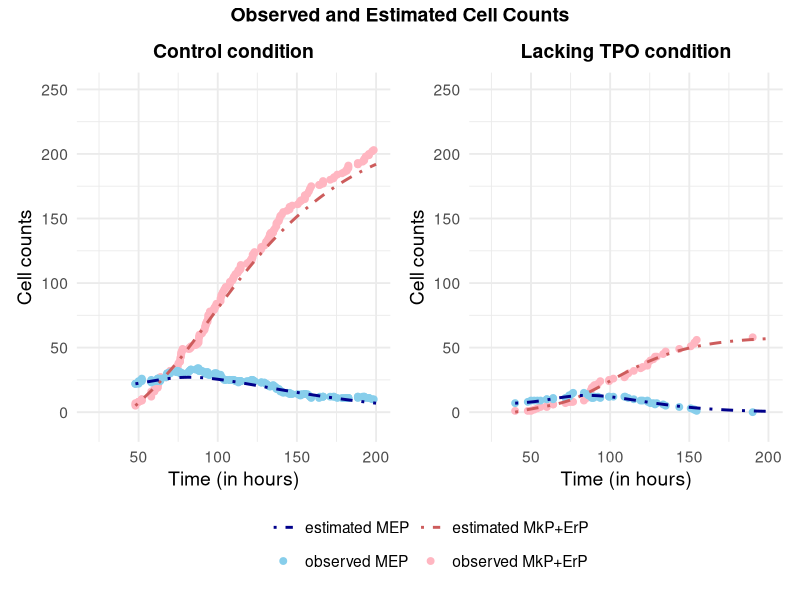

Source code (R):
library(tidyr)
library(dplyr)
library(ggplot2)
library(DEoptim)
library(patchwork)

### functions for estimation
log_likelihood_noduds_de <- function(params, data) {
  params <- as.numeric(params)
  names(params) <- c("u", "v", "c1", "c2", "m1", "m2")
  
  # Reparameterization
  u <- params["u"]
  v <- params["v"]
  
  p1 <- u
  p2 <- (1 - u) * v
  
  c1 <- params["c1"]; c2 <- params["c2"]
  m1 <- params["m1"]; m2 <- params["m2"]
  
  x <- as.numeric(data$X)
  t <- as.numeric(data$t)
  
  A <- p1 / (1 + c1 * (t - m1)^2)
  B <- p2 / (1 + c2 * (t - m2)^2)
  
  epsilon <- 1e-10
  C <- pmax(1 - A - B, epsilon)
  
  ll <- sum(
    (x ==  1) * log(A + epsilon) +
      (x ==  0) * log(B + epsilon) +
      (x == -1) * log(C)
  )
  
  return(-ll)
}

r_estimator <- function(data){
  Si <- data$Si
  deltat <- data$deltat
  n <- nrow(data)
  r <- n/(sum(Si*deltat))
  return(r)
}

### functions for prediction
int.p.func <- function(t, p, c, m) {
  (p / sqrt(c)) * (atan(sqrt(c) * (t - m)) + atan(sqrt(c) * m))
}

make_expected_noduds_data <- function(time.input,
                                      p1.true, c1.true, m1.true,
                                      p2.true, c2.true, m2.true,
                                      # p4.true, c4.true, m4.true,
                                      s0.true, r.true) {
  p1.func <- function(t){
    p1.prob <- p1.true/(1+c1.true*(t-m1.true)^2)
    return(p1.prob)
  }
  
  p2.func <- function(t){
    p2.prob <- p2.true/(1+c2.true*(t-m2.true)^2)
    return(p2.prob)
  }
  
  p3.func <- function(t){
    # p3.prob <- 1- p1.true/(1+c1.true*(t-m1.true)^2)-p2.true/(1+c2.true*(t-m2.true)^2) - p4.true/(1+c4.true*(t-m4.true)^2)
    p3.prob <-1- p1.true/(1+c1.true*(t-m1.true)^2)-p2.true/(1+c2.true*(t-m2.true)^2)
    return(p3.prob)
  }
  
  int.p1 <- function(t) int.p.func(t, p1.true, c1.true, m1.true)
  int.p2 <- function(t) int.p.func(t, p2.true, c2.true, m2.true)
  # int.p4 <- function(t) int.p.func(t, p4.true, c4.true, m4.true)
  
  int.p3 <- function(t) {
    # t - int.p1(t) - int.p2(t) - int.p4(t)
    t - int.p1(t) - int.p2(t)
  }
  
  sc.mean <- function(t) {
    s0.true * exp(r.true * (int.p1(t) - int.p3(t)))
  }
  
  sc.var.bp <- function(t) {
    A <- exp(2 * r.true * (int.p1(t) - int.p3(t)))

    integrand_B <- function(x) {
      (p1.func(x) + p3.func(x)) *
        exp(-r.true * (int.p1(x) - int.p3(x)))
    }

    B <- integrate(integrand_B, lower = 0, upper = t)$value
    s0.true * r.true * A * B
  }
  ec.mean <- function(t){
    integrand <- function(x){
      (p2.func(x) + 2 * p3.func(x))* exp(r.true * (int.p1(x) - int.p3(x)))
    }
    out <- integrate(integrand, lower = 0, upper = t)$value
    return(out*s0.true*r.true)
  }
  
  data.frame(
    time = time.input,
    sc.mean = sapply(time.input, sc.mean),
    sc.var.bp = sapply(time.input, sc.var.bp),
    ec.mean = sapply(time.input, ec.mean)
  )
}

simulate_markov <- function(
    reps = 100,
    p1, p2, p4,
    c1, c2, c4,
    m1, m2, m4,
    s0 = 200,
    r = 0.2,
    min_p_t = 1e-4,
    max_it = 50000,
    t_max = 100,
    seed = NULL
) {
  if (!is.null(seed)) set.seed(seed)
  
  f_t <- function(t, c, m) 1 / (1 + c * (t - m)^2)
  
  probs_t <- function(t) {
    f1 <- f_t(t, c1, m1)
    f2 <- f_t(t, c2, m2)
    f4 <- f_t(t, c4, m4)
    
    p1t <- p1 * f1
    p2t <- p2 * f2
    p4t <- p4 * f4
    p3t <- 1 - p1t - p2t - p4t
    
    p3t <- pmax(p3t, 0)
    
    probs <- c(p1t, p2t, p3t, p4t)
    
    s <- sum(probs)
    if (s <= 0) stop("All transition probabilities zero — invalid parameters.")
    if (s != 1) probs <- probs / s
    
    # avoid extremely small values
    probs[probs < min_p_t] <- 0
    probs <- probs / sum(probs)
    
    probs
  }
  
  all_out <- list()
  idx <- 1
  
  for (rep_i in 1:reps) {
    
    sc <- s0
    ec <- 0
    dc <- 0
    t <- 0
    itnum <- 0
    
    sc_steps <- sc
    ec_steps <- ec
    dc_steps <- dc
    time_steps <- t
    
    while (sc > 0) {
      
      itnum <- itnum + 1
      if (itnum > max_it || t > t_max) {
        warning("Stopped early: max_it or time bound exceeded")
        break
      }
      
      t <- t + rexp(1, rate = r * sc)
      
      probs <- probs_t(t)
      
      event <- sample(1:4, size = 1, prob = probs)
      
      if (event == 1) { sc <- sc + 1 }
      if (event == 2) { ec <- ec + 1 }
      if (event == 3) { sc <- sc - 1; ec <- ec + 2 }
      if (event == 4) { dc <- dc + 1 }
      
      sc_steps <- c(sc_steps, sc)
      ec_steps <- c(ec_steps, ec)
      dc_steps <- c(dc_steps, dc)
      time_steps <- c(time_steps, t)
    }
    
    all_out[[idx]] <- data.frame(
      reps = rep(rep_i, length(sc_steps)),
      time.steps = time_steps,
      sc.steps = sc_steps,
      ec.steps = ec_steps,
      dc.steps = dc_steps
    )
    idx <- idx + 1
  }
  
  do.call(rbind, all_out)
}

### for plotting
colors1 <- c("observed MkP+ErP" = "lightpink", "observed MEP" = "skyblue",
             "estimated MkP+ErP" = "indianred", "estimated MEP" = "darkblue")


###
###
###
mep_tpo_count <- read.csv("mep_tpo_count.csv")
mep_tpo_count <- mep_tpo_count[-c(1:4),]

mep_tpo_count$time_shift <- mep_tpo_count$time - min(mep_tpo_count$time)

### TPO
mep_tpo_fitdata <- data.frame(X = diff(mep_tpo_count$mep),
                              t = mep_tpo_count$time_shift[-1],
                              deltat = diff(mep_tpo_count$time_shift),
                              Si = mep_tpo_count$mep
                              [-length(mep_tpo_count$mep)])
head(mep_tpo_fitdata)
t_min <- min(mep_tpo_fitdata$t, 0)
t_max <- max(mep_tpo_fitdata$t, 100)
lower <- c(u = 1e-5, v = 1e-5, 
           c1 = 1e-5, c2 = 1e-5, 
           m1 = t_min, m2 = t_min)
upper <- c(u = 0.99999, v = 0.99999,
           c1 = 100, c2 = 100, 
           m1 = t_max, m2 = t_max)
set.seed(123)
DE_res <- DEoptim(
  fn = log_likelihood_noduds_de,
  lower = lower,
  upper = upper,
  data = mep_tpo_fitdata,
  DEoptim.control(NP = 150, itermax = 600, F = 0.9, CR = 0.8, strategy = 6,
                  trace = FALSE)
)
u_hat <- DE_res$optim$bestmem["u"]
v_hat <- DE_res$optim$bestmem["v"]

p1_hat <- u_hat
p2_hat <- (1 - u_hat) * v_hat

p1_hat; p2_hat

par.est <- DE_res$optim$bestmem
r.est <- r_estimator(mep_tpo_fitdata)
tpo.noduds.est <- c(p1_hat, p2_hat, par.est[3:6], r.est)
names(tpo.noduds.est) <- c("p1", "p2", "c1", "c2", "m1", "m2", "r")
tpo.noduds.est
tpo.noduds.est["p1"]; tpo.noduds.est["c1"]; tpo.noduds.est["m1"]
# 0.4560184 0.001138745 19.0687 
tpo.noduds.est["p2"]; tpo.noduds.est["c2"]; tpo.noduds.est["m2"]
# 0.5439761  0.0001757318  21.74811
tpo.noduds.est["r"]
# 0.04528165

mep_tpo_pred <- make_expected_noduds_data(time.input = seq(min(mep_tpo_count$time_shift), max(mep_tpo_count$time_shift+10), by = 0.1),
                                          p1.true = tpo.noduds.est["p1"],
                                          c1.true = tpo.noduds.est["c1"],
                                          m1.true = tpo.noduds.est["m1"],
                                          p2.true = tpo.noduds.est["p2"],
                                          c2.true = tpo.noduds.est["c2"],
                                          m2.true = tpo.noduds.est["m2"],
                                          s0.true = mep_tpo_count$mep[1],
                                          r.true = tpo.noduds.est["r"])

tpo_est_plot <- ggplot() +
  geom_point(data = mep_tpo_count, 
             aes(x = time_shift + min(time), y = daughter, col = "observed MkP+ErP"),
             pch = 19, size = 2) +
  geom_point(data = mep_tpo_count, 
             aes(x = time_shift+ min(time), y = mep, col = "observed MEP"),
             pch = 19, size = 2) +
  geom_line(data = mep_tpo_pred, 
            aes(x = time + min(mep_tpo_count$time), y = ec.mean, col = "estimated MkP+ErP"),
            linetype = 4, linewidth = 1) +
  geom_line(data = mep_tpo_pred, 
            aes(x = time + min(mep_tpo_count$time), y = sc.mean, col = "estimated MEP"),
            linetype = 4, linewidth = 1) +
  scale_y_continuous(limits = c(-10, 250)) +
  scale_x_continuous(limits = c(20, 200)) +
  labs(x = "Time (in hours)", y = "Cell counts", color = "",
       title = "Lacking TPO condition",
       # subtitle = "Observed and Estimated Cell Counts"
  )+
  scale_color_manual(values = colors1) +
  guides(color = guide_legend(nrow = 2, byrow = TRUE))+
  theme_minimal(base_size = 14) +
  theme(
    plot.title = element_text(face = "bold"),
    legend.title = element_blank(),
    legend.text.align = 0,
    legend.position = "bottom"
  )

##
##
mep_ctrl_count <- read.csv("mep_ctrl_count.csv")
mep_ctrl_count <- mep_ctrl_count[-c(1:14),]

mep_ctrl_count$time_shift <- mep_ctrl_count$time - min(mep_ctrl_count$time)

mep_ctrl_fitdata <- data.frame(X = diff(mep_ctrl_count$mep),
                               t = mep_ctrl_count$time_shift[-1],
                               deltat = diff(mep_ctrl_count$time_shift),
                               Si = mep_ctrl_count$mep
                               [-length(mep_ctrl_count$mep)])

head(mep_ctrl_fitdata)
t_min <- min(mep_ctrl_fitdata$t, 0)
t_max <- max(mep_ctrl_fitdata$t, 100)
lower <- c(u = 1e-5, v = 1e-5, 
           c1 = 1e-5, c2 = 1e-5, 
           m1 = t_min, m2 = t_min)
upper <- c(u = 0.99999, v = 0.99999,
           c1 = 1, c2 = 1, 
           m1 = t_max, m2 = t_max)
set.seed(124)
DE_res <- DEoptim(
  fn = log_likelihood_noduds_de,
  lower = lower,
  upper = upper,
  data = mep_ctrl_fitdata,
  DEoptim.control(NP = 150, itermax = 600, F = 0.9, CR = 0.8, strategy = 6,
                  trace = FALSE
  )
)

u_hat <- DE_res$optim$bestmem["u"]
v_hat <- DE_res$optim$bestmem["v"]

p1_hat <- u_hat
p2_hat <- (1 - u_hat) * v_hat

p1_hat; p2_hat

par.est <- DE_res$optim$bestmem
r.est <- r_estimator(mep_ctrl_fitdata)
par.est
r.est


ctrl.est <- c(p1_hat, p2_hat, par.est[3:6], r.est)
names(ctrl.est) <- c("p1", "p2", "c1", "c2", "m1", "m2", "r")

mep_ctrl_pred <- make_expected_noduds_data(time.input = seq(min(mep_ctrl_count$time_shift), max(mep_ctrl_count$time_shift+10), by = 0.1),
                                          p1.true = ctrl.est["p1"],
                                          c1.true = ctrl.est["c1"],
                                          m1.true = ctrl.est["m1"],
                                          p2.true = ctrl.est["p2"],
                                          c2.true = ctrl.est["c2"],
                                          m2.true = ctrl.est["m2"],
                                          s0.true = mep_ctrl_count$mep[1],
                                          r.true = ctrl.est["r"])

ctrl_est_plot <- ggplot() +
  geom_point(data = mep_ctrl_count, 
             aes(x = time_shift + min(time), y = daughter, col = "observed MkP+ErP"),
             pch = 19, size = 2) +
  geom_point(data = mep_ctrl_count, 
             aes(x = time_shift+ min(time), y = mep, col = "observed MEP"),
             pch = 19, size = 2) +
  geom_line(data = mep_ctrl_pred, 
            aes(x = time + min(mep_ctrl_count$time), y = ec.mean + mep_ctrl_count$daughter[1], col = "estimated MkP+ErP"),
            linetype = 4, linewidth = 1) +
  geom_line(data = mep_ctrl_pred, 
            aes(x = time + min(mep_ctrl_count$time), y = sc.mean, col = "estimated MEP"),
            linetype = 4, linewidth = 1) +
  scale_y_continuous(limits = c(-10, 250)) +
  scale_x_continuous(limits = c(20, 200)) +
  labs(x = "Time (in hours)", y = "Cell counts", color = "",
       title = "Control condition",
       # subtitle = "Observed and Expected Cell Counts"
  )+
  scale_color_manual(values = colors1) +
  guides(color = guide_legend(nrow = 2, byrow = TRUE))+
  theme_minimal(base_size = 14) +
  theme(
    plot.title = element_text(face = "bold"),
    legend.title = element_blank(),
    legend.text.align = 0,
    legend.position = "bottom"
  )

(ctrl_est_plot | tpo_est_plot) +  plot_annotation(
  title = "Observed and Estimated Cell Counts"
) + plot_layout(guides = "collect") &
  theme(
    legend.position = "bottom",
    plot.title = element_text(size = 14, face = "bold", hjust = 0.5)
  )
